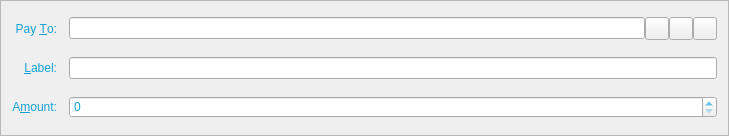
<?xml version="1.0" encoding="UTF-8"?>
<ui version="4.0">
 <class>SendCoinsEntry</class>
 <widget class="QFrame" name="SendCoinsEntry">
  <property name="geometry">
   <rect>
    <x>0</x>
    <y>0</y>
    <width>729</width>
    <height>136</height>
   </rect>
  </property>
  <property name="windowTitle">
   <string>Form</string>
  </property>
  <property name="styleSheet">
   <string notr="true">background-image: url(:/images/bg01);
color: rgb(20, 162, 213);</string>
  </property>
  <property name="frameShape">
   <enum>QFrame::StyledPanel</enum>
  </property>
  <property name="frameShadow">
   <enum>QFrame::Sunken</enum>
  </property>
  <layout class="QGridLayout" name="gridLayout">
   <property name="spacing">
    <number>12</number>
   </property>
   <item row="5" column="0">
    <widget class="QLabel" name="label">
     <property name="text">
      <string>A&amp;mount:</string>
     </property>
     <property name="alignment">
      <set>Qt::AlignRight|Qt::AlignTrailing|Qt::AlignVCenter</set>
     </property>
     <property name="buddy">
      <cstring>payAmount</cstring>
     </property>
    </widget>
   </item>
   <item row="3" column="0">
    <widget class="QLabel" name="label_2">
     <property name="text">
      <string>Pay &amp;To:</string>
     </property>
     <property name="alignment">
      <set>Qt::AlignRight|Qt::AlignTrailing|Qt::AlignVCenter</set>
     </property>
     <property name="buddy">
      <cstring>payTo</cstring>
     </property>
    </widget>
   </item>
   <item row="5" column="1">
    <widget class="BitcoinAmountField" name="payAmount"/>
   </item>
   <item row="4" column="0">
    <widget class="QLabel" name="label_4">
     <property name="text">
      <string>&amp;Label:</string>
     </property>
     <property name="alignment">
      <set>Qt::AlignRight|Qt::AlignTrailing|Qt::AlignVCenter</set>
     </property>
     <property name="buddy">
      <cstring>addAsLabel</cstring>
     </property>
    </widget>
   </item>
   <item row="3" column="1">
    <layout class="QHBoxLayout" name="payToLayout">
     <property name="spacing">
      <number>0</number>
     </property>
     <item>
      <widget class="QValidatedLineEdit" name="payTo">
       <property name="toolTip">
        <string>The address to send the payment to (e.g. 1NS17iag9jJgTHD1VXjvLCEnZuQ3rJDE9L)</string>
       </property>
       <property name="maxLength">
        <number>34</number>
       </property>
      </widget>
     </item>
     <item>
      <widget class="QToolButton" name="addressBookButton">
       <property name="toolTip">
        <string>Choose address from address book</string>
       </property>
       <property name="text">
        <string/>
       </property>
       <property name="icon">
        <iconset resource="../bitcoin.qrc">
         <normaloff>:/icons/address-book</normaloff>:/icons/address-book</iconset>
       </property>
       <property name="shortcut">
        <string>Alt+A</string>
       </property>
      </widget>
     </item>
     <item>
      <widget class="QToolButton" name="pasteButton">
       <property name="toolTip">
        <string>Paste address from clipboard</string>
       </property>
       <property name="text">
        <string/>
       </property>
       <property name="icon">
        <iconset resource="../bitcoin.qrc">
         <normaloff>:/icons/editpaste</normaloff>:/icons/editpaste</iconset>
       </property>
       <property name="shortcut">
        <string>Alt+P</string>
       </property>
      </widget>
     </item>
     <item>
      <widget class="QToolButton" name="deleteButton">
       <property name="toolTip">
        <string>Remove this recipient</string>
       </property>
       <property name="text">
        <string/>
       </property>
       <property name="icon">
        <iconset resource="../bitcoin.qrc">
         <normaloff>:/icons/remove</normaloff>:/icons/remove</iconset>
       </property>
      </widget>
     </item>
    </layout>
   </item>
   <item row="4" column="1">
    <widget class="QValidatedLineEdit" name="addAsLabel">
     <property name="toolTip">
      <string>Enter a label for this address to add it to your address book</string>
     </property>
    </widget>
   </item>
  </layout>
 </widget>
 <customwidgets>
  <customwidget>
   <class>BitcoinAmountField</class>
   <extends>QSpinBox</extends>
   <header>bitcoinamountfield.h</header>
   <container>1</container>
  </customwidget>
  <customwidget>
   <class>QValidatedLineEdit</class>
   <extends>QLineEdit</extends>
   <header>qvalidatedlineedit.h</header>
  </customwidget>
 </customwidgets>
 <resources>
  <include location="../bitcoin.qrc"/>
 </resources>
 <connections/>
</ui>
